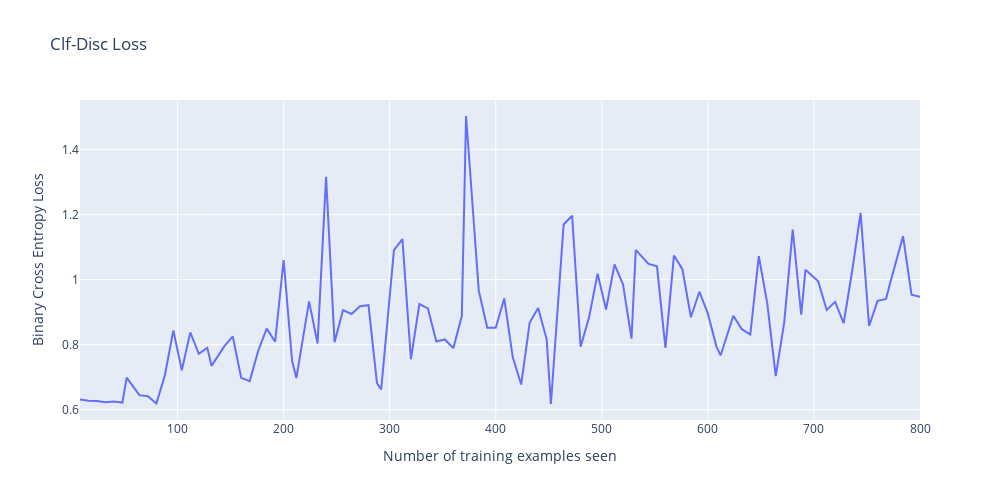

The code cell stored with this chart in its notebook:
### Code cell
fig = go.Figure()
fig.add_trace(go.Scatter(x=clf_disc_train_counter, y=clf_disc_losses, mode='lines', name='Clf-Disc Train Loss'))
fig.update_layout(
    width=1000,
    height=500,
    title="Clf-Disc Loss",
    xaxis_title="Number of training examples seen",
    yaxis_title="Binary Cross Entropy Loss"),
fig.show()
fig.write_image(output_path+"/Clf-Disc Loss.pdf")

data = {
    'Number of training examples seen': clf_disc_train_counter,
    'Clf-Disc Train Loss': clf_disc_losses
}

with open(output_path+"/clf_discriminator_loss.json", "w") as write_file:
    json.dump(data, write_file)

df = pd.DataFrame(data)
plt.figure(figsize=(10, 5))
sns.lineplot(data=df, x='Number of training examples seen', y='Clf-Disc Train Loss', label='Clf-Disc Train Loss')
plt.title("Clf-Disc Loss")
plt.xlabel("Number of training examples seen")
plt.ylabel("Binary Cross Entropy Loss")
plt.savefig(output_path+"/Clf-Disc Loss.eps", format='eps', bbox_inches='tight')
plt.savefig(output_path+"/Clf-Disc Loss.png", format='png', bbox_inches='tight',dpi=300)
plt.show()

### Figure 1 — Plotly figure (JSON) as saved in the notebook; plotly's stock layout.template omitted (floating-point values rounded to 4 significant figures)
{"data": [{"mode": "lines", "name": "Clf-Disc Train Loss", "type": "scatter", "x": [8, 16, 24, 32, 40, 48, 52, 64, 72, 80, 88, 96, 104, 112, 120, 128, 132, 144, 152, 160, 168, 176, 184, 192, 200, 208, 212, 224, 232, 240, 248, 256, 264, 272, 280, 288, 292, 304, 312, 320, 328, 336, 344, 352, 360, 368, 372, 384, 392, 400, 408, 416, 424, 432, 440, 448, 452, 464, 472, 480, 488, 496, 504, 512, 520, 528, 532, 544, 552, 560, 568, 576, 584, 592, 600, 608, 612, 624, 632, 640, 648, 656, 664, 672, 680, 688, 692, 704, 712, 720, 728, 736, 744, 752, 760, 768, 772, 784, 792, 800], "y": [0.6315, 0.6278, 0.6271, 0.623, 0.6256, 0.6218, 0.6987, 0.6449, 0.6414, 0.6193, 0.7055, 0.8436, 0.7211, 0.8378, 0.7721, 0.7901, 0.7349, 0.7949, 0.8254, 0.698, 0.6879, 0.7807, 0.8494, 0.8091, 1.06, 0.7495, 0.6972, 0.9332, 0.8037, 1.316, 0.8078, 0.9064, 0.8943, 0.9183, 0.9214, 0.6815, 0.6625, 1.091, 1.124, 0.7557, 0.9247, 0.9116, 0.8096, 0.816, 0.7894, 0.8877, 1.503, 0.9653, 0.8524, 0.8521, 0.9422, 0.7619, 0.6773, 0.8683, 0.9127, 0.8164, 0.6175, 1.17, 1.197, 0.7938, 0.8841, 1.018, 0.908, 1.047, 0.9853, 0.8184, 1.091, 1.048, 1.041, 0.7904, 1.074, 1.032, 0.8844, 0.9628, 0.8953, 0.7949, 0.7669, 0.8892, 0.8476, 0.8309, 1.072, 0.9273, 0.7034, 0.8694, 1.154, 0.892, 1.03, 0.995, 0.9067, 0.9315, 0.8659, 1.026, 1.206, 0.8576, 0.9348, 0.9409, 0.9911, 1.134, 0.9535, 0.9472]}], "layout": {"height": 500, "title": {"text": "Clf-Disc Loss"}, "width": 1000, "xaxis": {"title": {"text": "Number of training examples seen"}}, "yaxis": {"title": {"text": "Binary Cross Entropy Loss"}}}}
